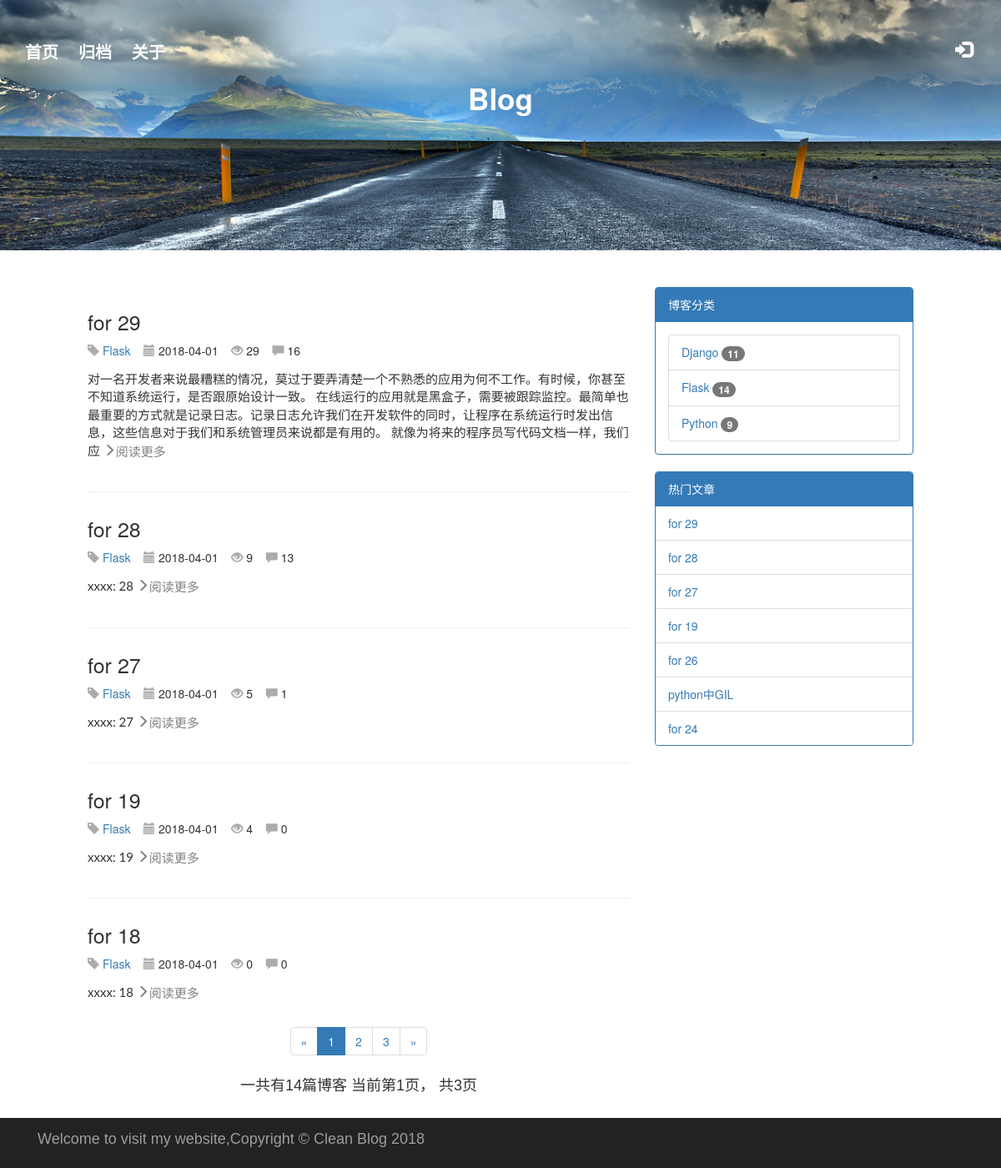
Page /blog/type/2 on the committed database.
### blog/models.py (models this page shows, shortened)
class Blog(models.Model, GetReadNum):
    title = models.CharField(max_length=50)
    blog_type = models.ForeignKey(BlogType, on_delete=models.CASCADE)
    content = RichTextUploadingField()
    author = models.ForeignKey(User, on_delete=models.CASCADE)
    read_details = GenericRelation(ReadDetail)
    create_time = models.DateTimeField(auto_now_add=True)
    last_updated_time = models.DateTimeField(auto_now=True)
    class Meta:
        ordering = ["-create_time"]

class BlogType(models.Model):
    type_name = models.CharField(max_length=15)

### read_statistics/models.py (models this page shows)
class ReadNum(models.Model):
    read_num = models.IntegerField(default=0)
    content_type = models.ForeignKey(ContentType, on_delete=models.CASCADE)
    object_id = models.PositiveIntegerField()
    content_object = GenericForeignKey("content_type", "object_id")

### blog/views.py (the view)
# urls.py: path("type/<int:id>", views.blogs_with_type, name="blog_with_type"),
def blogs_with_type(request, id):
    blog_content_type = ContentType.objects.get_for_model(Blog)
    blog_type = get_object_or_404(BlogType, pk=id)
    blogs_all_list = Blog.objects.filter(blog_type=blog_type)
    context = common_data(request, blogs_all_list)
    context["blog_type"] = blog_type
    context["popular_articles"] = popular_articles(blog_content_type)
    return render(request, "blog/blogs_with_type.html", context=context)

### blog/templatetags/blog_tags.py (called while the page is built)
@register.filter("count")
def Count(value):
    return Blog.objects.filter(blog_type=value).count()

@register.filter("comment_sum")
def Comment_sum(value):
    blog = ContentType.objects.get_for_model(value)
    return Comment.objects.filter(content_type=blog, object_id=value.pk).count()

### read_statistics/models.py (called while the page is built)
    def get_read_num(self):
        try:
            ct = ContentType.objects.get_for_model(self)
            readnum = ReadNum.objects.get(content_type=ct, object_id=self.pk)
            return readnum.read_num
        except exceptions.ObjectDoesNotExist:
            return 0

### read_statistics/utils.py (called while the page is built)
def popular_articles(content_type):
    sum_articles = ReadNum.objects.filter(content_type=content_type).order_by("-read_num")
    return sum_articles[:7]

### blog/templates/blog/blogs_with_type.html (shortened to what this page needs)
{% extends "blog/blog_list.html" %}
{% block pagination %}
    {% for page_of_blog in page_range %}
        {% if page_of_blog == page_of_blogs.number %}
            <li class="active"><span>{{ page_of_blog }}</span></li>
        {% else %}
            {% if page_of_blog == "..." %}
                <li><span>{{ page_of_blog }}</span></li>
            {% else %}
                <li>
                    <a href="{% url "blog:blog_with_type" blog_type.pk %}?page={{ page_of_blog }}">{{ page_of_blog }}</a>
                </li>
            {% endif %}
        {% endif %}
    {% endfor %}
{% endblock %}

### blog/templates/blog/blog_list.html (shortened to what this page needs)
{% extends "base.html" %}
{% load static %}
{% load blog_tags %}
{% block header_extends %}
    <link rel="stylesheet" href="{% static "blog/blog.css" %}">
{% endblock %}
{% block content %}
    <div class="container content">
        <div class="row">
            <div class="col-xs12 col-sm-8 col-md-8 col-lg-8">
                <div class="mod-info-flow">
                    {% for blog in page_of_blogs.object_list %}
                        <div class="blog">
                            <h3>
                                <div class="panel-title"><a
                                        href="{% url "blog:blog_detail" blog.id %}">{{ blog.title }}</a></div>
                            </h3>
                            <span class="glyphicon glyphicon-tag"></span><a
                                href="{% url "blog:blog_with_type" blog.blog_type.pk %}">{{ blog.blog_type.type_name }}</a>
                            <span class="glyphicon glyphicon-calendar"></span>{{ blog.create_time|date:"Y-m-d" }}
                            <span class="glyphicon glyphicon-eye-open"></span>{{ blog.get_read_num }}
                            <span class="glyphicon glyphicon-comment"></span>{{ blog|comment_sum }}
                            <div class="distance">
                                <p>
                                    {{ blog.content|striptags|truncatechars:180 }}
                                    <a href="{% url "blog:blog_detail" blog.id %}"
                                       class="glyphicon glyphicon-menu-right">阅读更多</a>
                                </p>
                            </div>
                        </div>
                    {% empty %}
                        <div class="blog">
                            <p> --暂无博客-- </p>
                        </div>
                    {% endfor %}
                </div>
                <div class="paginator">
                    <ul class="pagination">
                        <li>
                            {% if page_of_blogs.has_previous %}
                                <a href="?page={{ page_of_blogs.previous_page_number }}" aria-label="Previous">
                                    <span aria-hidden="true">&laquo;</span>
                                </a>
                            {% else %}
                                <span aria-hidden="true">&laquo;</span>
                            {% endif %}
                        </li>
                        {% block pagination %}{% endblock %}
                        <li>
                            {% if page_of_blogs.has_next %}
                                <a href="?page={{ page_of_blogs.next_page_number }}" aria-label="Next">
                                    <span aria-hidden="true">&raquo;</span>
                                </a>
                            {% else %}
                                <span aria-hidden="true">&laquo;</span>
                            {% endif %}
                        </li>
                    </ul>
                    <p>
                        一共有{{ page_of_blogs.paginator.count }}篇博客
                        当前第{{ page_of_blogs.number }}页， 共{{ page_of_blogs.paginator.num_pages }}页
                    </p>
                </div>
            </div>
            <div class="hidden-xs col-sm-4 col-md-4 col-lg-4">
                <div class="panel panel-primary">
                    <div class="panel-heading">博客分类</div>
                    <div class="panel-body">
                        {% for blog_type in blog_types %}
                            <ul class="list-group-item">
                                <a href="{% url "blog:blog_with_type" blog_type.pk %}">{{ blog_type.type_name }}
                                    <span class="badge label-primary">{{ blog_type|count }}</span>
                                </a>
                            </ul>
                        {% empty %}
                            <li>暂无分类</li>
                        {% endfor %}
                    </div>
                </div>
                <div class=" panel panel-primary">
                    <div class="panel-heading">
                        <span>热门文章</span>
                    </div>
                    <ul class="list-group">
                        {% for popular_article in popular_articles %}
                            <li class="list-group-item clearfix">
                                <a href="{% url "blog:blog_detail" popular_article.content_object.id %}">
                                    {{ popular_article.content_object.title }}
                                </a>
                            </li>
                        {% endfor %}
                    </ul>
                </div>
            </div>
        </div>
    </div>
{% endblock %}
{% block footer %}
    {% if page_of_blogs.number == page_of_blogs.paginator.num_pages %}
        {% if page_of_blogs.object_list|length <= 2 %}
            <footer class="nav navbar-inverse navbar-fixed-bottom ">
                <div class="container">
                    <p class="m-0  navbar-brand">Welcome to visit my website,Copyright &copy; Clean Blog 2018</p>
                </div>
            </footer>
        {% else %}
            <footer class="nav navbar-inverse  ">
                <div class="container">
                    <p class="m-0  navbar-brand">Welcome to visit my website,Copyright &copy; Clean Blog 2018</p>
                </div>
            </footer>
        {% endif %}
    {% else %}
        <footer class="nav navbar-inverse  ">
            <div class="container">
                <p class="m-0  navbar-brand">Welcome to visit my website,Copyright &copy; Clean Blog 2018</p>
            </div>
        </footer>
    {% endif %}
{% endblock %}

### static/base.css (style rules this page uses)
body { margin: 0; padding: 0; }

### blog/static/blog/blog.css (style rules this page uses)
div.blog h3 { margin-top: 0.5em; }
div.paginator { text-align: center; margin-bottom: 25px !important; }
div.blog:not(:last-child) { margin-bottom: 2em; padding-bottom: 2em; border-bottom: 1px solid #eee; }
div.mod-info-flow { display: inline-block; margin-top:2em; }
li.list-group-item { background-color: white; }
p { font-family: 'Raleway', sans-serif; font-size: 18px; }
span.glyphicon-calendar { color:#808080a6; margin-right: 4px; }
span.glyphicon-eye-open { color:#808080a6; margin-right: 4px; }
span.glyphicon-tag { color:#808080a6; margin-right: 4px; }
span.glyphicon-comment { color:#808080a6; margin-right: 4px; }
a.glyphicon-menu-right { font-size: 15px; color: gray; }
div.panel-title { display: inline-block; line-height: 1.2; font-size: 25px; }
div.distance { margin-top: 1em; }
div.panel-primary { margin-top: 1em; }
div.distance p { font-size: 15px; font-family: 'Lato', "PingFang SC", "Microsoft YaHei", sans-serif; }
div.content { padding-right: 90px; padding-left: 90px; }

### rows in the picture
Blog: title "for 29", blog_type.type_name "Flask", create_time "2018-04-01", get_read_num "29", id "16", content "对一名开发者来说最糟糕的情况，莫过于要弄清楚一个不熟悉的应用为何不工作。有时候，你甚至不知道系统运行，是否跟原始设计一致。 在线运行的应用就是黑盒子，需要被跟踪监控。最简单也最重要的方式就是记录日志。记录日志允许我们在开发软件的同时，让程序在系统运行时发出信息，这些信息对于我们和系统管理员来说都是有用的。 就像为将来的程序员写代码文档一样，我们应"
Blog: title "for 28", blog_type.type_name "Flask", create_time "2018-04-01", get_read_num "9", id "13", content "xxxx: 28"
Blog: title "for 27", blog_type.type_name "Flask", create_time "2018-04-01", get_read_num "5", id "1", content "xxxx: 27"
Blog: title "for 19", blog_type.type_name "Flask", create_time "2018-04-01", get_read_num "4", id "0", content "xxxx: 19"
Blog: title "for 18", blog_type.type_name "Flask", create_time "2018-04-01", get_read_num "0", id "0", content "xxxx: 18"
BlogType: type_name "Django", id "11"
BlogType: type_name "Flask", id "14"
BlogType: type_name "Python", id "9"
ReadNum: content_object "for 29"
ReadNum: content_object "for 28"
ReadNum: content_object "for 27"
ReadNum: content_object "for 19"
ReadNum: content_object "for 26"
ReadNum: content_object "python中GIL"
ReadNum: content_object "for 24"

### other values in the picture
{{ page_of_blog }} "1"
{{ page_of_blog }} "2" "3"
{{ page_of_blogs.paginator.count }} "14"
{{ page_of_blogs.number }} "1"
{{ page_of_blogs.paginator.num_pages }} "3"
